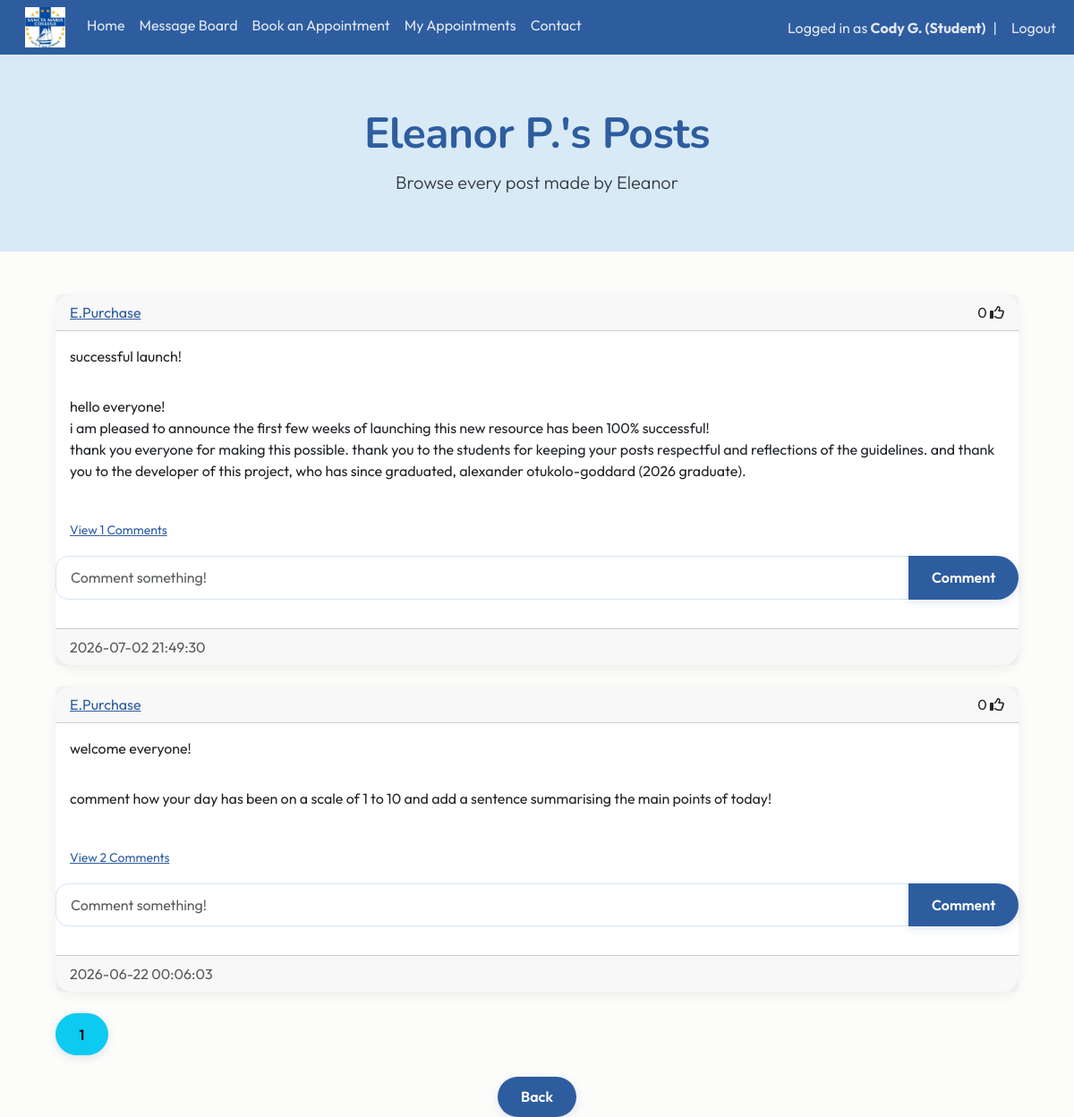
The page /posts/E.Purchase (signed in) on the database its author committed.
### website/models.py (models this page shows)
class User(db.Model, UserMixin):
    id = db.Column(db.Integer, primary_key=True)
    email = db.Column(db.String(150), unique=True)
    fname = db.Column(db.String(20))
    lname = db.Column(db.String(20))
    username = db.Column(db.String(150), unique=True)
    role = db.Column(db.String(150))
    password = db.Column(db.String(150))
    date_created = db.Column(db.DateTime(timezone=True), default=func.now())
    posts = db.relationship("Post", backref="user", cascade="all, delete-orphan")
    comments = db.relationship("Comment", backref="user", cascade="all, delete-orphan")
    likes = db.relationship("Like", backref="user", cascade="all, delete-orphan")
    appointments = db.relationship('Appointment', foreign_keys="Appointment.counsellor_id", back_populates="counsellor")

class Post(db.Model):
    id = db.Column(db.Integer, primary_key=True)
    title = db.Column(db.String(150), unique=False)
    content = db.Column(db.Text, nullable=False)
    date_created = db.Column(db.DateTime(timezone=True), default=func.now())
    author = db.Column(db.Integer, db.ForeignKey('user.id', ondelete="CASCADE"), nullable=False)
    comments = db.relationship('Comment', backref='post', cascade="all, delete-orphan")
    likes = db.relationship('Like', backref='post', cascade="all, delete-orphan")

### website/views.py (the view)
@views.route("/posts/<username>")
@login_required
def posts(username):
    page = request.args.get('page', 1, type=int)
    user = User.query.filter_by(username=username).first()
    if not user:
        flash('No user with that username exists', category='error')
        return redirect(url_for('views.blog'))
    posts = Post.query.filter_by(user=user).order_by(Post.date_created.desc()).paginate(page=page, per_page=4)
    return render_template("posts.html", user=current_user, author=user, posts=posts, username=username, endpoint='views.posts')

### website/__init__.py (called while the page is built)
def create_app():
    app = Flask(__name__)
    app.config['SECRET_KEY'] = "DQiAlMIU5u5eeLDw4KPMHx4d"
    app.config['SQLALCHEMY_DATABASE_URI'] = f'sqlite:///{DB_NAME}'
    db.init_app(app)
    from .views import views
    from .auth import auth
    app.register_blueprint(views, url_prefix="/")
    app.register_blueprint(auth, url_prefix="/")
    from .models import User, Post
    with app.app_context():
        db.create_all()
    login_manager = LoginManager()
    login_manager.login_view = "auth.login"
    login_manager.init_app(app)
    @login_manager.user_loader
    def load_user(id):
        return User.query.get(int(id))
    return app

### website/templates/posts.html (shortened to what this page needs)
{% extends "posts_div.html" %}{% block title %}{{ author.fname }} {{ author.lname[0] }}.'s Posts{% endblock %}
{% block hero %}
<section class="hero hero-small mb-5">
    <div class="container text-center">
        <h1 class="display-5 fw-bold">
            {{ author.fname }} {{ author.lname[0] }}.'s Posts
        </h1>
        <p class="lead">
            Browse every post made by {{ author.fname }}
        </p>
    </div>
</section>
{% endblock %}
{% block footer %}
<div align="center">
    <a href="/blog">
        <button type="button" class="btn btn-primary btn-large">
            Back
        </button>
    </a>
</div>
{% endblock %}

### website/templates/posts_div.html (shortened to what this page needs)
{% extends "template.html"%} {% block title %} Message Board {% endblock %}
{% block content%}
{% block hero %}{% endblock %}
<div class="container">
    <div id="posts">
        {% for post in posts %}
        <div class="card border-dark">
            <div class="card-header d-flex justify-content-between align-items-center">
                <a href="/posts/{{post.user.username}}">{{post.user.username}}</a>
                <div>
                    <span id="likes-count-{{post.id}}">{{ post.likes|length }}</span>
                    {% if user.id in post.likes|map(attribute="author")|list %}
                    <i class="fas fa-thumbs-up" id="like-button-{{post.id}}" onclick="like({{post.id}})"></i>
                    {% else %}
                    <i class="far fa-thumbs-up" id="like-button-{{post.id}}" onclick="like({{post.id}})"></i>
                    {% endif %}
                </div>
            </div>
            <div class ="card-body">
                <div class="card-text">{{post.title}}</div>
            </div>
            <div class ="card-body">
                <div class="card-text">{{post.content | replace('\n', '<br>') | safe}}</div>
            </div>
            <br/>
            <p class="card-text ms-3">
                {% if post.comments|length > 0 %}
                <a data-bs-toggle="collapse" href="#comments-{{post.id}}" role="button">
                    <small>View {{post.comments|length}} Comments</small>
                </a>
                {% else %}
                <small class="text-muted">No comments</small>
                {% endif %}
            </p>
            <form class="input-group mb-3" method="POST" action="{{ url_for('views.create_comment', post_id=post.id, page=posts.page) }}">
                <input type="text" id="text" name="text" class="form-control" placeholder="Comment something!"/>
                <button type="submit" class="btn btn-primary">Comment</button>
            </form >
            <div class ="card-footer text-muted">{{post.date_created}}</div>
        </div>
        <br/>
        {% endfor %}
    </div>
    {% for page_num in posts.iter_pages(left_edge=1, right_edge=1, left_current=1, right_current=2) %}
    {% if page_num %}
    {% if endpoint == 'views.posts' %}
    {% set page_url = url_for(endpoint, username=username, page=page_num) %}
    {% else %}
    {% set page_url = url_for(endpoint, page=page_num) %}
    {% endif %}
    {% if posts.page == page_num %}
    <a class="btn btn-info mb-4" href="{{ page_url }}">{{page_num}}</a>
    {% else %}
    <a class="btn btn-outline-info mb-4" href="{{ page_url }}">{{page_num}}</a>
    {% endif %}
    {% else %}
    ...
    {% endif %}
    {% endfor %}
    {% block footer %}{% endblock %}
{% endblock %}

### website/templates/template.html (shortened to what this page needs)
<!DOCTYPE html>
<html>
    <head>
        <link href="https://cdn.jsdelivr.net/npm/bootstrap@5.3.8/dist/css/bootstrap.min.css" rel="stylesheet">
        <link rel="stylesheet" type="text/css" href="{{ url_for('static', filename='main.css') }}">
    </head>
    <body>
        <nav class="navbar navbar-expand-lg sticky-top">
            <div class="container-fluid">
              <div class="collapse navbar-collapse" id="navbarSupportedContent">
                <ul class="navbar-nav me-auto mb-2 mb-lg-0">
                  <li class="nav-item">
                      <a class="navbar-brand" href="/home">
                          <img src="{{ url_for('static', filename='img/schoollogo.jpg') }}" width="45px" height="45px">
                      </a>
                  </li>
                  <li class="nav-item">
                      <a class="nav-link {% if request.path == '/home' %}active{% endif %}" href="/home">Home</a>
                  </li>
                  {% if user.is_authenticated %}
                  <li class="nav-item">
                    <a class="nav-link {% if request.path == '/blog' %}active{% endif %}" href="/blog">Message Board</a>
                  </li>
                  <li class="nav-item">
                      <a class="nav-link {% if request.path == '/book-appointment' %}active{% endif %}" href="/book-appointment">Book an Appointment</a>
                  </li>
                  {% if user.role == "Student" %}
                  <li class="nav-item">
                    <a class="nav-link {% if request.path == '/appointment-history' %}active{% endif %}" href="/appointment-history">My Appointments</a>
                  </li>
                  {% endif %}
                  {% endif %}
                  <li class="nav-item">
                      <a class="nav-link {% if request.path == '/contact' %}active{% endif %}" href="/contact">Contact</a>
                  </li>
                </ul>
                <ul class="navbar-nav ms-auto align-items-center">
                {% if user.is_authenticated %}
                <li class="nav-item">
                    <span class="navbar-text">
                        Logged in as <strong>{{ user.fname }} {{ user.lname[0] }}. ({{ user.role }})</strong>
                    </span>
                </li>
                <li class="nav-item mx-2">
                    <span class="navbar-text">|</span>
                </li>
                <li class="nav-item">
                    <a class="nav-link py-0" href="/logout">Logout</a>
                </li>
                {% endif %}
                </ul>
              </div>
            </div>
          </nav>
        <main>{% block content %} {% endblock %}</main>
      </body>
</html>

### website/static/main.css (style rules this page uses)
:root { --navy: #2E5D9F; --blue: #5D8CC7; --seafoam: #e7f3fc; --light-blue: #F5FAFE; --cream: #FCFCFA; --text: #343A40; --danger: #C86B6B; --radius: 18px; --section-padding: 6rem; }
.navbar { background-color:var(--navy); }
.navbar .nav-link, .navbar .navbar-text { color: rgba(255,255,255,0.85); transition: 0.2s ease; }
body { background-color: var(--cream); color: var(--text); font-family: 'Outfit', Arial, sans-serif; }
h1,h2,h3 { font-family: 'Nunito', Arial, sans-serif; font-weight: 700; }
p { line-height:1.7; }
.hero { background: #D9EAF7; min-height: 500px; display: flex; align-items: center; }
.hero-small { background: #D9EAF7; min-height: 220px; display: flex; align-items: center; padding: 3rem 0; margin-bottom:3rem; }
.hero h1 { color: var(--navy); font-family: 'Nunito', sans-serif; font-weight: 800; letter-spacing: -0.5px; }
.hero p { max-width:700px; margin:auto; }
.hero .lead { max-width:900px; margin:0 auto; }
.container { max-width: 1100px; }
.card { border: none; border-radius: var(--radius); box-shadow: 0 4px 14px rgba(0,0,0,0.06); transition: transform 0.25s ease, box-shadow 0.25s ease; }
.card a:not(.btn) { color: var(--navy); font-weight: 400; }
.btn { border-radius: 30px; padding: .65rem 1.6rem; font-weight: 600; transition: all .25s ease; box-shadow: 0 3px 10px rgba(46,93,159,.15); }
.btn-primary { background: var(--navy); border: none; color: white; }
form { padding-bottom:1rem; }
.form-control, .form-select { border-radius:14px; border:1px solid #D5E5F3; padding:.7rem 1rem; }

### rows shown on the page
User: fname "Cody", lname "G", role "Student"
User: fname "Eleanor", lname "P"
Post: user.username "E.Purchase", likes|length "0", title "successful launch!", content "hello everyone! i am pleased to announce the first few weeks of launching this new resource has been 100% successful! thank you everyone for making this possible. thank you to the students for keeping your posts respectful and reflections of the guidelines. and thank you to the developer of this project, who has since graduated, alexander otukolo-goddard (2026 graduate).", comments|length "1", date_created "2026-07-02 21:49:30"
Post: user.username "E.Purchase", likes|length "0", title "welcome everyone!", content "comment how your day has been on a scale of 1 to 10 and add a sentence summarising the main points of today!", comments|length "2", date_created "2026-06-22 00:06:03"

### other values the page prints
{{ page_num }} "1"
